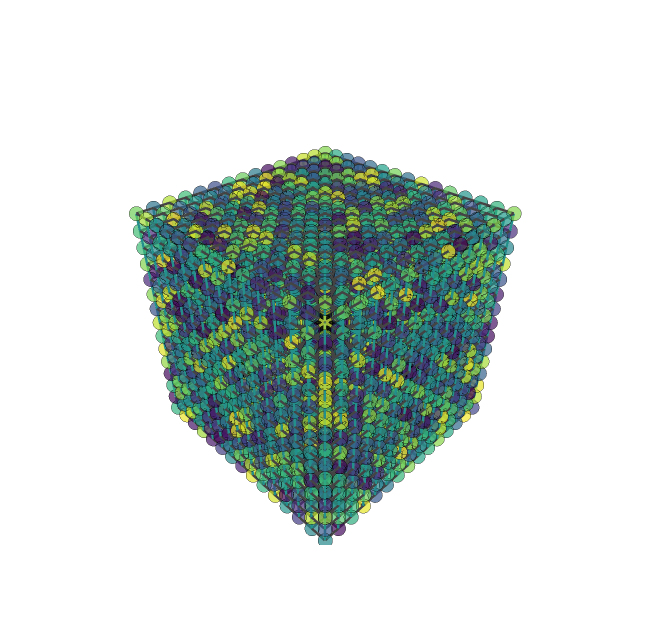

Notebook cell for this chart:
### Markdown cell above
## Interactive plots in Jupyter notebook

The plots in Spyder and Jupyter notebook shown in previous examples are static.To create an interactive plot in Jupyter notebook we use [Plotly Python](https://plotly.com/python/), which is an interactive open-source library for plotting in Python. Plotly has different methods to plot data such as histogram, scatter plot, etc. When using Jupyter notebooks for pore network visualization, OpenPNM's costumized function `plot_notebook` (based on Plotly) can be used. Following shows an example. The resulting plot is interactive to (rotate, zoom, etc) and by hovering over pores their indice and coordinates will be shown in a box.

### Code cell
ax = op.visualization.plot_notebook(pn, node_color=pn['pore.diameter'], node_scale=10)
ax.show()

### Figure 1 — Plotly figure (JSON) as saved in the notebook; plotly's stock layout.template omitted (floating-point values rounded to 4 significant figures; data arrays with more than 128 entries replaced by an {"elided": "..."} marker saying what was removed)
{"data": [{"hoverinfo": "text", "line": {"color": {"elided": "9450 int values"}, "colorscale": [[0, "#440154"], [0.1111, "#482878"], [0.2222, "#3e4989"], [0.3333, "#31688e"], [0.4444, "#26828e"], [0.5556, "#1f9e89"], [0.6667, "#35b779"], [0.7778, "#6ece58"], [0.8889, "#b5de2b"], [1, "#fde725"]], "width": 5}, "mode": "lines", "text": {"elided": "9450 str values"}, "type": "scatter3d", "x": {"elided": "28350 float values"}, "y": {"elided": "28350 float values"}, "z": {"elided": "28350 float values"}}, {"hoverinfo": "text", "marker": {"color": {"elided": "3375 float values"}, "colorscale": [[0, "#440154"], [0.1111, "#482878"], [0.2222, "#3e4989"], [0.3333, "#31688e"], [0.4444, "#26828e"], [0.5556, "#1f9e89"], [0.6667, "#35b779"], [0.7778, "#6ece58"], [0.8889, "#b5de2b"], [1, "#fde725"]], "line": {"color": "black", "width": 0.5}, "size": {"elided": "3375 int values"}, "symbol": "circle"}, "mode": "markers", "text": {"elided": "3375 str values"}, "type": "scatter3d", "x": {"elided": "3375 float values"}, "y": {"elided": "3375 float values"}, "z": {"elided": "3375 float values"}}], "layout": {"height": 625, "hovermode": "closest", "margin": {"t": 100}, "scene": {"xaxis": {"showbackground": false, "showgrid": false, "showline": false, "showticklabels": false, "title": {"text": ""}, "zeroline": false}, "yaxis": {"showbackground": false, "showgrid": false, "showline": false, "showticklabels": false, "title": {"text": ""}, "zeroline": false}, "zaxis": {"showbackground": false, "showgrid": false, "showline": false, "showticklabels": false, "title": {"text": ""}, "zeroline": false}}, "showlegend": false, "width": 650}}
